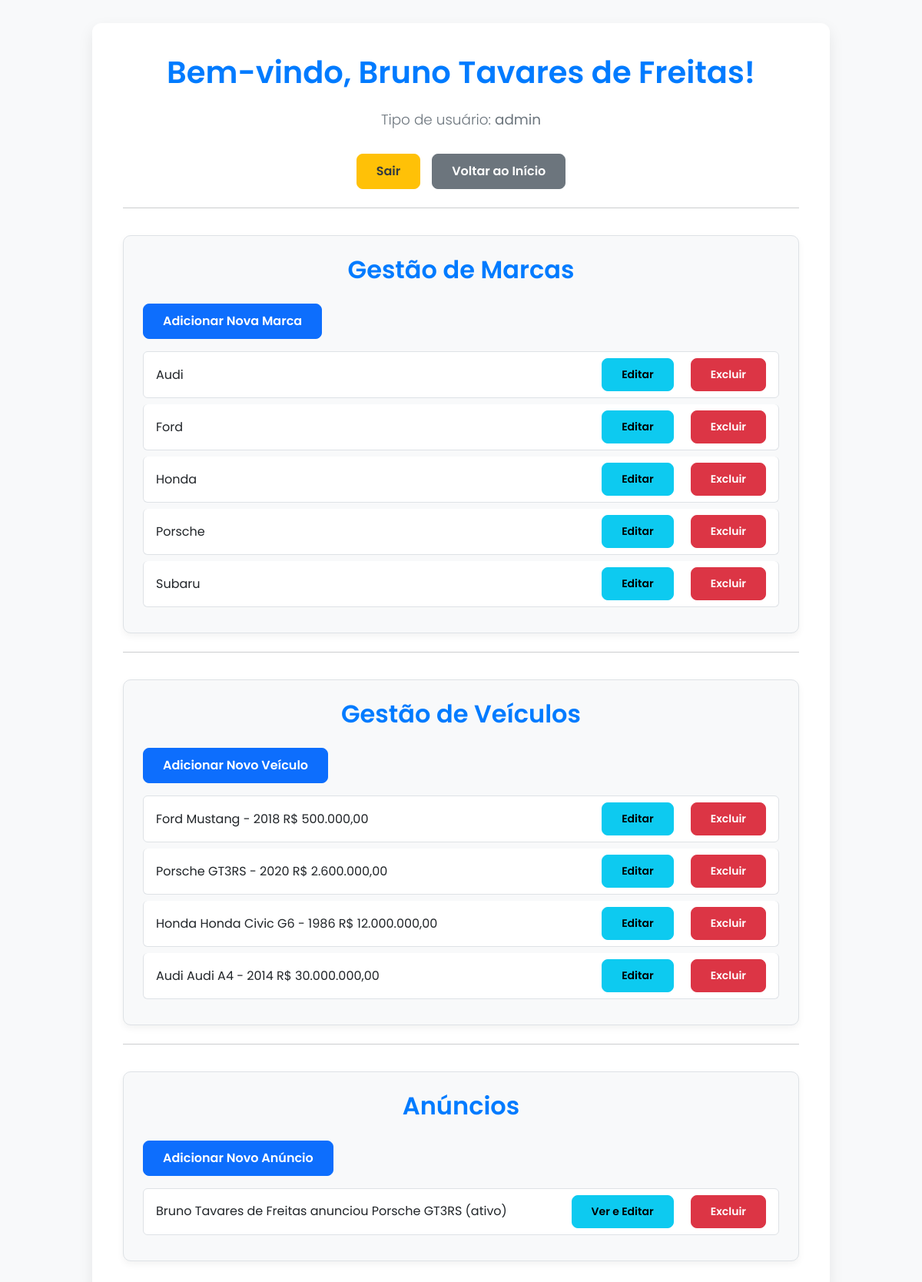
/dashboard.php (signed in), run on the app's committed database.
### tables this page shows
CREATE TABLE `usuarios` (
  `id` INT(11) NOT NULL AUTO_INCREMENT,
  `nome` VARCHAR(100) NOT NULL,
  `email` VARCHAR(100) NOT NULL UNIQUE,
  `senha` VARCHAR(255) NOT NULL,  
  `tipo` ENUM('admin','cliente') DEFAULT 'cliente',
  PRIMARY KEY (`id`)
);

CREATE TABLE `marcas` (
  `id` INT(11) NOT NULL AUTO_INCREMENT,
  `nome` VARCHAR(100) NOT NULL UNIQUE,
  PRIMARY KEY (`id`)
);

CREATE TABLE `veiculos` (
  `id` INT(11) NOT NULL AUTO_INCREMENT,
  `marca_id` INT(11),
  `modelo` VARCHAR(100),
  `ano` INT(11),
  `preco` DECIMAL(10,2),
  `imagem` VARCHAR(255),
  PRIMARY KEY (`id`),
  KEY (`marca_id`),
  CONSTRAINT `veiculos_ibfk_1` FOREIGN KEY (`marca_id`) REFERENCES `marcas` (`id`)
);

CREATE TABLE `anuncios` (
  `id` INT(11) NOT NULL AUTO_INCREMENT,
  `usuario_id` INT(11),
  `veiculo_id` INT(11),
  `data_postagem` DATETIME DEFAULT CURRENT_TIMESTAMP,
  `status` ENUM('ativo','vendido') DEFAULT 'ativo',
  PRIMARY KEY (`id`),
  KEY (`usuario_id`),
  KEY (`veiculo_id`),
  CONSTRAINT `anuncios_ibfk_1` FOREIGN KEY (`usuario_id`) REFERENCES `usuarios` (`id`),
  CONSTRAINT `anuncios_ibfk_2` FOREIGN KEY (`veiculo_id`) REFERENCES `veiculos` (`id`)
);

### dashboard.php (the view, shortened to what this page needs)
<?php
require 'config.php';
$usuario_id = $_SESSION['usuario_id'];
$usuario_nome = '';
$tipo_usuario = '';
$stmt = $conn->prepare("SELECT nome, tipo FROM usuarios WHERE id = ?");
if ($stmt) {
    $stmt->bind_param("i", $usuario_id);
    $stmt->execute();
    $result_usuario = $stmt->get_result();
    if ($result_usuario->num_rows === 1) {
        $user_data = $result_usuario->fetch_assoc();
        $usuario_nome = $user_data['nome'];
        $tipo_usuario = $user_data['tipo'];
    } else {
        session_destroy();
        header("Location: login.php?status=error&message=Usuário não encontrado.");
        exit;
    }
} else {
    error_log("Erro na preparação da consulta de usuário: " . $conn->error);
    header("Location: login.php?status=error&message=Erro interno no login.");
    exit;
}
function listarMarcas($conn) {
    $sql = "SELECT id, nome FROM marcas";
    $result = $conn->query($sql);
    echo "<ul class='list-group'>";
    while ($row = $result->fetch_assoc()) {
        $id_escaped = htmlspecialchars($row['id']);
        $nome_escaped = htmlspecialchars($row['nome']);
        echo "<li class='list-group-item d-flex justify-content-between align-items-center'>" .
     "{$nome_escaped}" .
     "<div>" .
     " <button class='btn btn-sm btn-info me-2 btn-editar-marca' data-id='{$id_escaped}' data-nome='{$nome_escaped}' data-bs-toggle='modal' data-bs-target='#modalEditarMarca'>Editar</button>" .
     " <a href='marca_delete.php?id={$id_escaped}' class='btn btn-sm btn-danger' onclick='return confirm(\"Tem certeza que deseja excluir esta marca? Isso também excluirá veículos e anúncios associados a ela!\");'>Excluir</a>" .
     "</div>" .
     "</li>";
    }
    echo "</ul>";
}
function listarVeiculos($conn) {
    $sql = "SELECT v.id, m.nome AS marca, v.modelo, v.ano, v.preco FROM veiculos v JOIN marcas m ON v.marca_id = m.id";
    $result = $conn->query($sql);
    echo "<ul class='list-group'>";
    while ($row = $result->fetch_assoc()) {
        $id_escaped = htmlspecialchars($row['id']);
        $marca_escaped = htmlspecialchars($row['marca']);
        $modelo_escaped = htmlspecialchars($row['modelo']);
        $ano_escaped = htmlspecialchars($row['ano']);
        $preco_escaped = htmlspecialchars(number_format($row['preco'], 2, ',', '.'));
        echo "<li class='list-group-item d-flex justify-content-between align-items-center'>" .
             "{$marca_escaped} {$modelo_escaped} - {$ano_escaped} R$ {$preco_escaped} " .
             "<div>" .
             "<a href='veiculo_edit.php?id={$id_escaped}' class='btn btn-sm btn-info me-2'>Editar</a> " .
             "<a href='veiculo_delete.php?id={$id_escaped}' class='btn btn-sm btn-danger' onclick='return confirm(\"Tem certeza que deseja excluir este veículo? Isso também excluirá todos os anúncios associados a ele!\");'>Excluir</a>" .
             "</div>" .
             "</li>";
    }
    echo "</ul>";
}
function listarAnuncios($conn) {
    $sql = "SELECT a.id, u.nome AS usuario, m.nome AS marca, v.modelo, a.status
             FROM anuncios a
             JOIN usuarios u ON a.usuario_id = u.id
             JOIN veiculos v ON a.veiculo_id = v.id
             JOIN marcas m ON v.marca_id = m.id";
    $result = $conn->query($sql);
    echo "<ul class='list-group'>";
    while ($a = $result->fetch_assoc()) {
        $id_escaped = htmlspecialchars($a['id']);
        $usuario_escaped = htmlspecialchars($a['usuario']);
        $marca_escaped = htmlspecialchars($a['marca']);
        $modelo_escaped = htmlspecialchars($a['modelo']);
        $status_escaped = htmlspecialchars($a['status']);
        echo "<li class='list-group-item d-flex justify-content-between align-items-center'>" .
             "{$usuario_escaped} anunciou {$marca_escaped} {$modelo_escaped} ({$status_escaped}) " .
             "<div>" .
             " <a href='anuncio_list.php' class='btn btn-sm btn-info me-2'>Ver e Editar</a> " .
             " <a href='anuncio_delete.php?id={$id_escaped}' class='btn btn-sm btn-danger' onclick='return confirm(\"Tem certeza que deseja excluir este anúncio?\");'>Excluir</a>" .
             "</div>" .
             "</li>";
    }
    echo "</ul>";
}
?>
<!DOCTYPE html>
<html lang="pt-BR">
<head>
    <link href="https://cdn.jsdelivr.net/npm/bootstrap@5.2.3/dist/css/bootstrap.min.css" rel="stylesheet">
    <link rel="stylesheet" href="css/dashboard.css">
</head>
<body>
<div class="container container-dashboard">
    <h1 class="mb-4">Bem-vindo, <?php echo htmlspecialchars($usuario_nome); ?>!</h1>
    <p class="lead">Tipo de usuário: <strong><?php echo htmlspecialchars($tipo_usuario); ?></strong></p>
    <div class="d-flex justify-content-center mb-4">
        <a href="logout.php" class="btn btn-warning">Sair</a>
        <a href="index.php" class="btn btn-secondary btn-back-to-index">Voltar ao Início</a>
    </div>
    <?php if ($tipo_usuario === 'admin'): ?>
        <hr class="my-4">
        <div class="admin-section">
            <h2>Gestão de Marcas</h2>
            <a href="marca_add.php" class="btn btn-primary mb-3">Adicionar Nova Marca</a>
            <?php listarMarcas($conn); ?>
        </div>
        <hr class="my-4">
        <div class="admin-section">
            <h2>Gestão de Veículos</h2>
            <a href="veiculo_add.php" class="btn btn-primary mb-3">Adicionar Novo Veículo</a>
            <?php listarVeiculos($conn); ?>
        </div>
    <?php endif; ?>
    <hr class="my-4">
    <div class="admin-section">
        <h2>Anúncios</h2>
        <a href="anuncio_add.php" class="btn btn-primary mb-3">Adicionar Novo Anúncio</a>
        <?php listarAnuncios($conn); ?>
    </div>
</div>
</body>
</html>

### css/dashboard.css (style rules this page uses)
:root { --primary-color: #007bff; --secondary-color: #6c757d; --success-color: #28a745; --danger-color: #dc3545; --warning-color: #ffc107; --info-color: #17a2b8; --light-bg: #f8f9fa; --dark-text: #343a40; --border-color: #dee2e6; --white: #fff; }
body { font-family: 'Poppins', sans-serif; background-color: var(--light-bg); color: var(--dark-text); min-height: 100vh; display: flex; justify-content: center; align-items: flex-start; padding: 30px 0; }
.container-dashboard { background-color: var(--white); padding: 40px; border-radius: 12px; box-shadow: 0 8px 20px rgba(0, 0, 0, 0.08); max-width: 960px; width: 100%; }
h1, h2 { font-weight: 600; color: var(--primary-color); margin-bottom: 25px; text-align: center; }
p.lead { text-align: center; margin-bottom: 30px; font-size: 1.15rem; color: var(--secondary-color); }
.btn { padding: 10px 25px; font-weight: 600; border-radius: 8px; transition: all 0.3s ease; }
.btn-warning { background-color: var(--warning-color); border-color: var(--warning-color); color: var(--dark-text); }
.btn-secondary.btn-back-to-index { background-color: var(--secondary-color); border-color: var(--secondary-color); color: var(--white); margin-left: 15px; }
.admin-section { background: var(--light-bg); padding: 25px; margin-top: 35px; border-radius: 10px; border: 1px solid var(--border-color); box-shadow: 0 4px 10px rgba(0, 0, 0, 0.05); }
.list-group-item { border-color: var(--border-color); margin-bottom: 8px; border-radius: 6px; transition: all 0.2s ease-in-out; }
.list-group-item div a { margin-left: 10px; white-space: nowrap; }

### data on the page
usuarios: nome "Bruno Tavares de Freitas", tipo "admin"
marcas: nome "Audi"
marcas: nome "Ford"
marcas: nome "Honda"
marcas: nome "Porsche"
marcas: nome "Subaru"
veiculos: marca.nome "Ford", modelo "Mustang", ano "2018", preco "500.000,00"
veiculos: marca.nome "Porsche", modelo "GT3RS", ano "2020", preco "2.600.000,00"
veiculos: marca.nome "Honda", modelo "Honda Civic G6", ano "1986", preco "12.000.000,00"
veiculos: marca.nome "Audi", modelo "Audi A4", ano "2014", preco "30.000.000,00"
anuncios: usuario.nome "Bruno Tavares de Freitas", marcas.nome "Porsche", veiculo.modelo "GT3RS", status "ativo"
